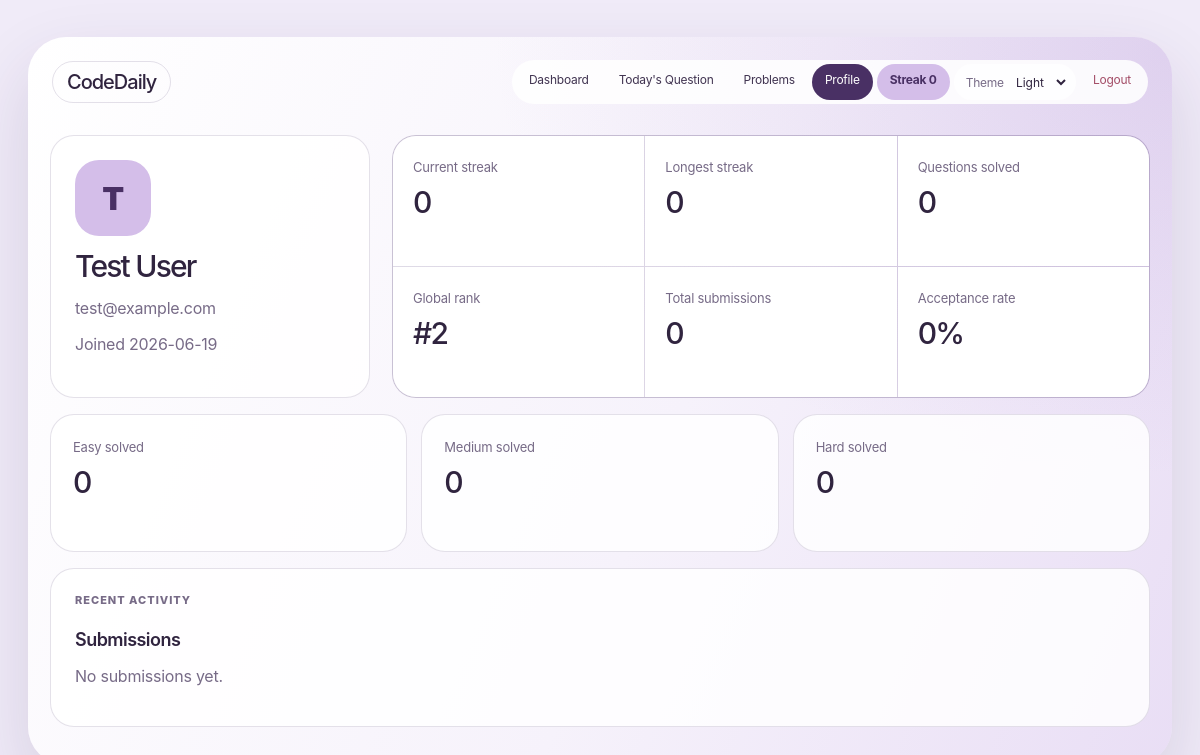
Screenshot of /profile (signed in) with the database file from the repository.
### tables this page shows
CREATE TABLE users (
                id INTEGER PRIMARY KEY AUTOINCREMENT,
                fullname TEXT NOT NULL,
                email TEXT UNIQUE NOT NULL,
                password TEXT NOT NULL,
                current_streak INTEGER NOT NULL DEFAULT 0,
                longest_streak INTEGER NOT NULL DEFAULT 0,
                last_solved_date TEXT,
                joined_at TEXT NOT NULL DEFAULT CURRENT_TIMESTAMP
            );

### app.py (the view)
@app.route("/profile")
@login_required
def profile():
    user = get_user(session["user_id"])
    stats = user_stats(session["user_id"])
    return render_template("profile.html", user=user, stats=stats)

### app.py (called while the page is built)
def login_required(view):
    @wraps(view)
    def wrapped(*args, **kwargs):
        if "user_id" not in session:
            return redirect(url_for("login"))
        return view(*args, **kwargs)
    return wrapped

@app.context_processor
def inject_user():
    if not session.get("user_id"):
        return {"current_user": None, "current_stats": None}
    user = get_user(session["user_id"])
    return {"current_user": user, "current_stats": user_stats(session["user_id"])}

### database.py (called while the page is built)
def get_db():
    conn = sqlite3.connect(DATABASE)
    conn.row_factory = sqlite3.Row
    return conn

def get_user(user_id):
    with get_db() as conn:
        return conn.execute("SELECT * FROM users WHERE id = ?", (user_id,)).fetchone()

### templates/profile.html (shortened to what this page needs)
{% extends "base.html" %}
{% block content %}
<section class="profile-grid">
    <article class="profile-card">
        <div class="avatar">{{ user.fullname[0]|upper }}</div>
        <h1>{{ user.fullname }}</h1>
        <p>{{ user.email }}</p>
        <span>Joined {{ user.joined_at[:10] }}</span>
    </article>
    <article class="profile-stats">
        <div><span>Current streak</span><strong>{{ stats.current_streak }}</strong></div>
        <div><span>Longest streak</span><strong>{{ stats.longest_streak }}</strong></div>
        <div><span>Questions solved</span><strong>{{ stats.questions_solved }}</strong></div>
        <div><span>Global rank</span><strong>#{{ stats.global_rank }}</strong></div>
        <div><span>Total submissions</span><strong>{{ stats.total_submissions }}</strong></div>
        <div><span>Acceptance rate</span><strong>{{ stats.accuracy }}%</strong></div>
    </article>
</section>
<section class="difficulty-breakdown">
    <article><span>Easy solved</span><strong>{{ stats.easy_solved }}</strong></article>
    <article><span>Medium solved</span><strong>{{ stats.medium_solved }}</strong></article>
    <article><span>Hard solved</span><strong>{{ stats.hard_solved }}</strong></article>
</section>
<section class="activity-panel">
    <div class="section-title">
        <p class="eyebrow">Recent activity</p>
        <h2>Submissions</h2>
    </div>
    {% if stats.recent_activity %}
        {% for item in stats.recent_activity %}
        <div class="activity-row">
            <div>
                <strong>{{ item.title }}</strong>
                <span>{{ item.language|upper }} | {{ item.submitted_at }}</span>
            </div>
            <span class="status-pill {{ 'solved' if item.verdict == 'Accepted' else '' }}">{{ item.verdict }}</span>
        </div>
        {% endfor %}
    {% else %}
        <p class="muted">No submissions yet.</p>
    {% endif %}
</section>
{% endblock %}

### rows the page displays
users: fullname "T", fullname "Test User", email "test@example.com", joined_at "2026-06-19"

### other values shown
{{ current_stats.current_streak if current_stats else 0 }} "0"
{{ stats.current_streak }} "0"
{{ stats.longest_streak }} "0"
{{ stats.questions_solved }} "0"
{{ stats.global_rank }} "2"
{{ stats.total_submissions }} "0"
{{ stats.accuracy }} "0"
{{ stats.easy_solved }} "0"
{{ stats.medium_solved }} "0"
{{ stats.hard_solved }} "0"
